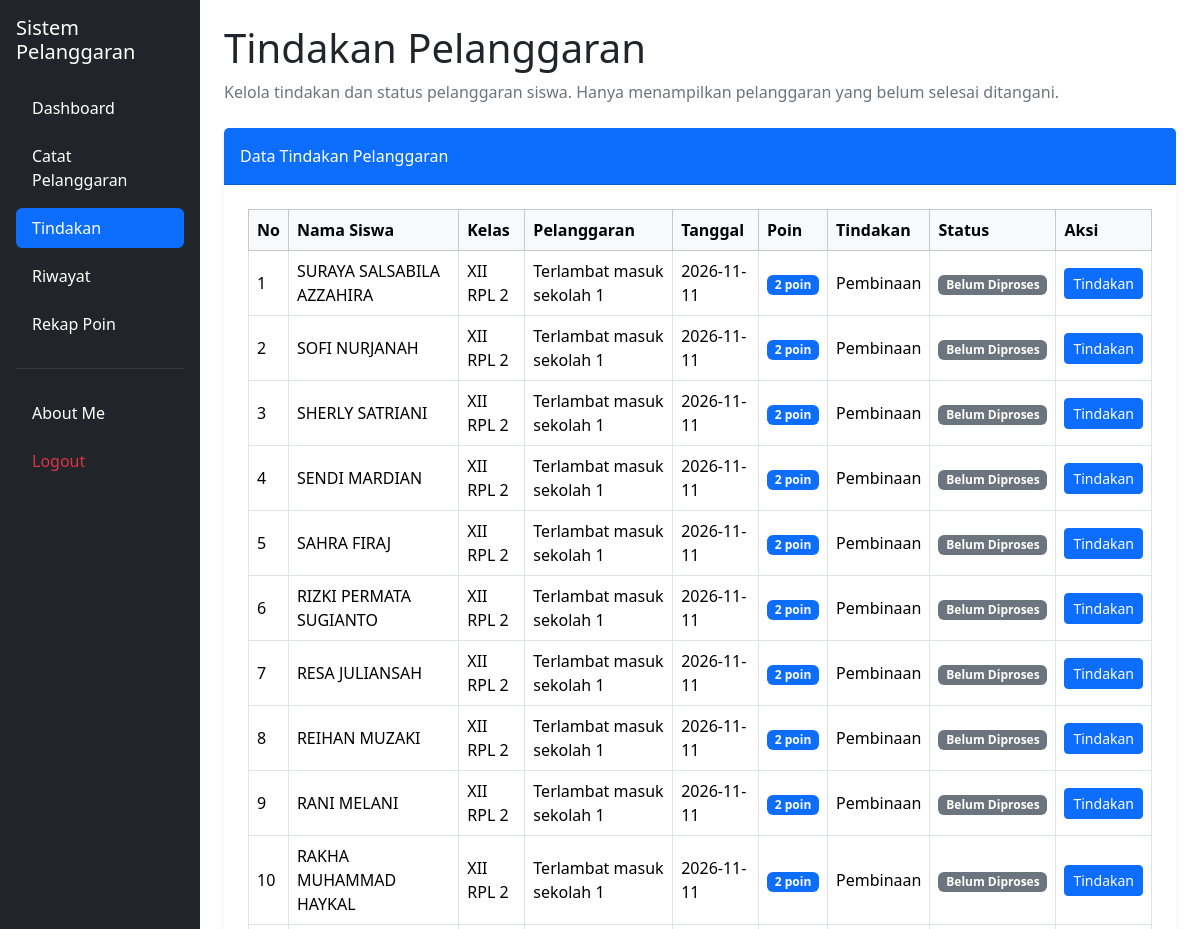
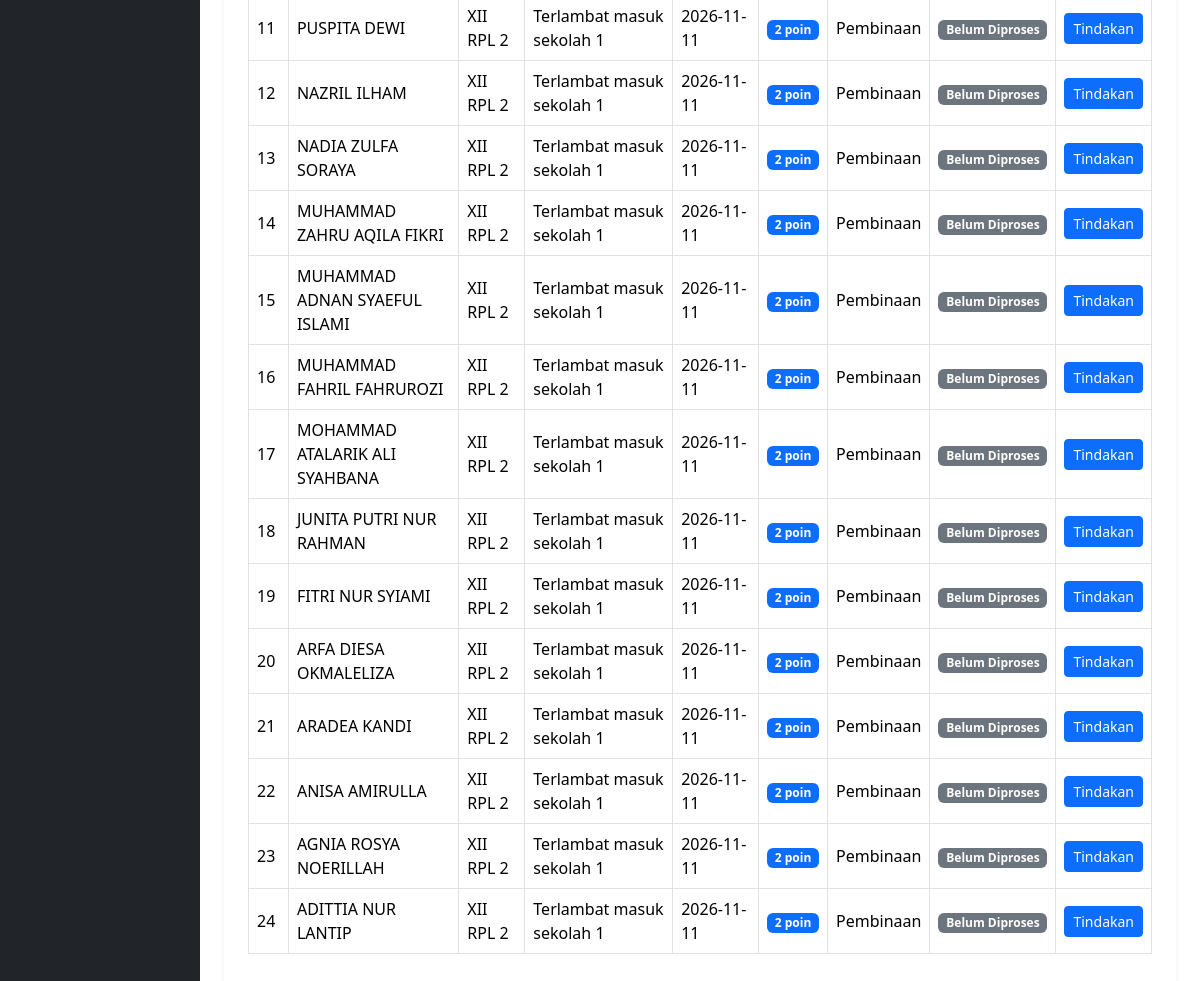
Page /tindakan.php (signed in) on the committed database (2 pictures, top to bottom).
### tables this page shows
CREATE TABLE `t_pelanggaran_siswa` (
  `id` int(11) NOT NULL,
  `tahun_ajaran_id` int(11) NOT NULL,
  `siswa_id` int(11) NOT NULL,
  `nama_siswa` varchar(150) NOT NULL,
  `kelas_id` int(11) NOT NULL,
  `nama_kelas` varchar(100) NOT NULL,
  `pelanggaran_id` int(11) NOT NULL,
  `nama_pelanggaran` varchar(150) NOT NULL,
  `pelanggaran_kategori_id` int(11) NOT NULL,
  `guru_id` int(11) NOT NULL,
  `nama_guru` varchar(150) NOT NULL,
  `tanggal` date NOT NULL,
  `keterangan` text NOT NULL,
  `poin` int(11) NOT NULL,
  `tindakan` text NOT NULL,
  `status` varchar(30) NOT NULL,
  `created_at` timestamp NOT NULL DEFAULT current_timestamp(),
  `update_at` timestamp NOT NULL DEFAULT current_timestamp()
);

### tindakan.php (the view, shortened to what this page needs)
<?php
include "config/koneksi.php";
$sql = "
    SELECT
        ps.id,
        ps.nama_siswa,
        COALESCE(k.nama, ps.nama_kelas, '-') AS nama_kelas,
        COALESCE(
            NULLIF(NULLIF(TRIM(p.nama), ''), '0'),
            NULLIF(NULLIF(TRIM(ps.nama_pelanggaran), ''), '0'),
            '-'
        ) AS nama_pelanggaran,
        ps.tanggal,
        ps.poin,
        ps.tindakan,
        ps.status
    FROM t_pelanggaran_siswa ps
    LEFT JOIN t_kelas_siswa ks
        ON ks.siswa_id = ps.siswa_id
        AND ks.tahun_ajaran_id = ps.tahun_ajaran_id
        AND ks.status_aktif = 1
    LEFT JOIN t_kelas k
        ON k.id = ks.kelas_id
    LEFT JOIN t_pelanggaran p
        ON p.id = ps.pelanggaran_id
    WHERE LOWER(TRIM(COALESCE(ps.status, ''))) NOT IN ('', 'selesai')
    ORDER BY ps.tanggal DESC, ps.id DESC
";
$data = mysqli_query($koneksi, $sql);
?>
<!DOCTYPE html>
<html lang="id">
<head>
    <link href="https://cdn.jsdelivr.net/npm/bootstrap@5.3.8/dist/css/bootstrap.min.css"
          rel="stylesheet">
    <link href="https://cdn.datatables.net/2.3.4/css/dataTables.bootstrap5.min.css"
          rel="stylesheet">
</head>
<body>
<div class="container-fluid">
    <div class="row">
        <aside class="col-md-3 col-lg-2 bg-dark text-white p-3 position-fixed top-0 bottom-0 start-0 overflow-auto">
            <h5 class="text-white mb-4">
                Sistem Pelanggaran
            </h5>
            <ul class="nav nav-pills flex-column gap-2">
                <li class="nav-item">
                    <a href="dashboard.php" class="nav-link text-white">
                        Dashboard
                    </a>
                </li>
                <li class="nav-item">
                    <a href="catat_pelanggaran.php" class="nav-link text-white">
                        Catat Pelanggaran
                    </a>
                </li>
                <li class="nav-item">
                    <a href="tindakan.php" class="nav-link active">
                        Tindakan
                    </a>
                </li>
                <li class="nav-item">
                    <a href="riwayat.php" class="nav-link text-white">
                        Riwayat
                    </a>
                </li>
                <li class="nav-item">
                    <a href="rekap_poin.php" class="nav-link text-white">
                        Rekap Poin
                    </a>
                </li>
                <hr class="text-secondary">
                <li class="nav-item">
                    <a href="about_me.php" class="nav-link text-white">
                        About Me
                    </a>
                </li>
                <li class="nav-item">
                    <a href="logout.php"
                       class="nav-link text-danger"
                       onclick="return confirm('Yakin ingin logout?')">
                        Logout
                    </a>
                </li>
            </ul>
        </aside>
        <main class="col-md-9 col-lg-10 p-4 offset-md-3 offset-lg-2">
            <h1 class="mb-2">
                Tindakan Pelanggaran
            </h1>
            <p class="text-secondary mb-4">
                Kelola tindakan dan status pelanggaran siswa.
                Hanya menampilkan pelanggaran yang belum selesai ditangani.
            </p>
            <div class="card border-0 shadow-sm">
                <div class="card-header bg-primary text-white py-3">
                    Data Tindakan Pelanggaran
                </div>
                <div class="card-body p-4">
                    <div class="table-responsive">
                        <table id="tabelTindakan"
                               class="table table-bordered table-hover align-middle">
                            <thead class="table-light">
                                <tr>
                                    <th>No</th>
                                    <th>Nama Siswa</th>
                                    <th>Kelas</th>
                                    <th>Pelanggaran</th>
                                    <th>Tanggal</th>
                                    <th>Poin</th>
                                    <th>Tindakan</th>
                                    <th>Status</th>
                                    <th>Aksi</th>
                                </tr>
                            </thead>
                            <tbody>
                                <?php if (mysqli_num_rows($data) > 0): ?>
                                    <?php $no = 1; ?>
                                    <?php while ($row = mysqli_fetch_assoc($data)): ?>
                                        <tr>
                                            <td>
                                                <?= $no++ ?>
                                            </td>
                                            <td>
                                                <?= htmlspecialchars($row['nama_siswa'] ?? '') ?>
                                            </td>
                                            <td>
                                                <?= htmlspecialchars($row['nama_kelas'] ?? '-') ?>
                                            </td>
                                            <td>
                                                <?= htmlspecialchars($row['nama_pelanggaran'] ?? '-') ?>
                                            </td>
                                            <td>
                                                <?= htmlspecialchars($row['tanggal'] ?? '') ?>
                                            </td>
                                            <td>
                                                <span class="badge bg-primary">
                                                    <?= (int)$row['poin'] ?> poin
                                                </span>
                                            </td>
                                            <td>
                                                <?= htmlspecialchars($row['tindakan'] ?? '') ?: '-' ?>
                                            </td>
                                            <td>
<?php
$status = strtolower(trim($row['status'] ?? ''));
if ($status == 'diproses' || $status == 'proses') {
    $warna = 'bg-warning text-dark';
} elseif ($status == 'belum diproses' || $status == 'belum') {
    $warna = 'bg-secondary';
} else {
    $warna = 'bg-secondary';
}
?>
<span class="badge <?= $warna ?>">
    <?= htmlspecialchars($row['status'] ?? 'Belum Diproses') ?>
</span>
                                            </td>
<td>
    <a href="edit_tindakan.php?id=<?= (int)$row['id'] ?>"
       class="btn btn-primary btn-sm">
        Tindakan
    </a>
</td>
                                        </tr>
                                    <?php endwhile; ?>
                                <?php endif; ?>
                            </tbody>
                        </table>
                    </div>
                </div>
            </div>
        </main>
    </div>
</div>
</body>
</html>

### rows in the picture
t_pelanggaran_siswa: nama_siswa "SURAYA SALSABILA AZZAHIRA", nama_kelas "XII RPL 2", nama_pelanggaran "Terlambat masuk sekolah 1", tanggal "2026-11-11", poin "2", tindakan "Pembinaan", status "Belum Diproses"
t_pelanggaran_siswa: nama_siswa "SOFI NURJANAH", nama_kelas "XII RPL 2", nama_pelanggaran "Terlambat masuk sekolah 1", tanggal "2026-11-11", poin "2", tindakan "Pembinaan", status "Belum Diproses"
t_pelanggaran_siswa: nama_siswa "SHERLY SATRIANI", nama_kelas "XII RPL 2", nama_pelanggaran "Terlambat masuk sekolah 1", tanggal "2026-11-11", poin "2", tindakan "Pembinaan", status "Belum Diproses"
t_pelanggaran_siswa: nama_siswa "SENDI MARDIAN", nama_kelas "XII RPL 2", nama_pelanggaran "Terlambat masuk sekolah 1", tanggal "2026-11-11", poin "2", tindakan "Pembinaan", status "Belum Diproses"
t_pelanggaran_siswa: nama_siswa "SAHRA FIRAJ", nama_kelas "XII RPL 2", nama_pelanggaran "Terlambat masuk sekolah 1", tanggal "2026-11-11", poin "2", tindakan "Pembinaan", status "Belum Diproses"
t_pelanggaran_siswa: nama_siswa "RIZKI PERMATA SUGIANTO", nama_kelas "XII RPL 2", nama_pelanggaran "Terlambat masuk sekolah 1", tanggal "2026-11-11", poin "2", tindakan "Pembinaan", status "Belum Diproses"
t_pelanggaran_siswa: nama_siswa "RESA JULIANSAH", nama_kelas "XII RPL 2", nama_pelanggaran "Terlambat masuk sekolah 1", tanggal "2026-11-11", poin "2", tindakan "Pembinaan", status "Belum Diproses"
t_pelanggaran_siswa: nama_siswa "REIHAN MUZAKI", nama_kelas "XII RPL 2", nama_pelanggaran "Terlambat masuk sekolah 1", tanggal "2026-11-11", poin "2", tindakan "Pembinaan", status "Belum Diproses"
t_pelanggaran_siswa: nama_siswa "RANI MELANI", nama_kelas "XII RPL 2", nama_pelanggaran "Terlambat masuk sekolah 1", tanggal "2026-11-11", poin "2", tindakan "Pembinaan", status "Belum Diproses"
t_pelanggaran_siswa: nama_siswa "RAKHA MUHAMMAD HAYKAL", nama_kelas "XII RPL 2", nama_pelanggaran "Terlambat masuk sekolah 1", tanggal "2026-11-11", poin "2", tindakan "Pembinaan", status "Belum Diproses"
t_pelanggaran_siswa: nama_siswa "PUSPITA DEWI", nama_kelas "XII RPL 2", nama_pelanggaran "Terlambat masuk sekolah 1", tanggal "2026-11-11", poin "2", tindakan "Pembinaan", status "Belum Diproses"
t_pelanggaran_siswa: nama_siswa "NAZRIL ILHAM", nama_kelas "XII RPL 2", nama_pelanggaran "Terlambat masuk sekolah 1", tanggal "2026-11-11", poin "2", tindakan "Pembinaan", status "Belum Diproses"
t_pelanggaran_siswa: nama_siswa "NADIA ZULFA SORAYA", nama_kelas "XII RPL 2", nama_pelanggaran "Terlambat masuk sekolah 1", tanggal "2026-11-11", poin "2", tindakan "Pembinaan", status "Belum Diproses"
t_pelanggaran_siswa: nama_siswa "MUHAMMAD ZAHRU AQILA FIKRI", nama_kelas "XII RPL 2", nama_pelanggaran "Terlambat masuk sekolah 1", tanggal "2026-11-11", poin "2", tindakan "Pembinaan", status "Belum Diproses"
t_pelanggaran_siswa: nama_siswa "MUHAMMAD ADNAN SYAEFUL ISLAMI", nama_kelas "XII RPL 2", nama_pelanggaran "Terlambat masuk sekolah 1", tanggal "2026-11-11", poin "2", tindakan "Pembinaan", status "Belum Diproses"
t_pelanggaran_siswa: nama_siswa "MUHAMMAD FAHRIL FAHRUROZI", nama_kelas "XII RPL 2", nama_pelanggaran "Terlambat masuk sekolah 1", tanggal "2026-11-11", poin "2", tindakan "Pembinaan", status "Belum Diproses"
t_pelanggaran_siswa: nama_siswa "MOHAMMAD ATALARIK ALI SYAHBANA", nama_kelas "XII RPL 2", nama_pelanggaran "Terlambat masuk sekolah 1", tanggal "2026-11-11", poin "2", tindakan "Pembinaan", status "Belum Diproses"
t_pelanggaran_siswa: nama_siswa "JUNITA PUTRI NUR RAHMAN", nama_kelas "XII RPL 2", nama_pelanggaran "Terlambat masuk sekolah 1", tanggal "2026-11-11", poin "2", tindakan "Pembinaan", status "Belum Diproses"
t_pelanggaran_siswa: nama_siswa "FITRI NUR SYIAMI", nama_kelas "XII RPL 2", nama_pelanggaran "Terlambat masuk sekolah 1", tanggal "2026-11-11", poin "2", tindakan "Pembinaan", status "Belum Diproses"
t_pelanggaran_siswa: nama_siswa "ARFA DIESA OKMALELIZA", nama_kelas "XII RPL 2", nama_pelanggaran "Terlambat masuk sekolah 1", tanggal "2026-11-11", poin "2", tindakan "Pembinaan", status "Belum Diproses"
t_pelanggaran_siswa: nama_siswa "ARADEA KANDI", nama_kelas "XII RPL 2", nama_pelanggaran "Terlambat masuk sekolah 1", tanggal "2026-11-11", poin "2", tindakan "Pembinaan", status "Belum Diproses"
t_pelanggaran_siswa: nama_siswa "ANISA AMIRULLA", nama_kelas "XII RPL 2", nama_pelanggaran "Terlambat masuk sekolah 1", tanggal "2026-11-11", poin "2", tindakan "Pembinaan", status "Belum Diproses"
t_pelanggaran_siswa: nama_siswa "AGNIA ROSYA NOERILLAH", nama_kelas "XII RPL 2", nama_pelanggaran "Terlambat masuk sekolah 1", tanggal "2026-11-11", poin "2", tindakan "Pembinaan", status "Belum Diproses"
t_pelanggaran_siswa: nama_siswa "ADITTIA NUR LANTIP", nama_kelas "XII RPL 2", nama_pelanggaran "Terlambat masuk sekolah 1", tanggal "2026-11-11", poin "2", tindakan "Pembinaan", status "Belum Diproses"
